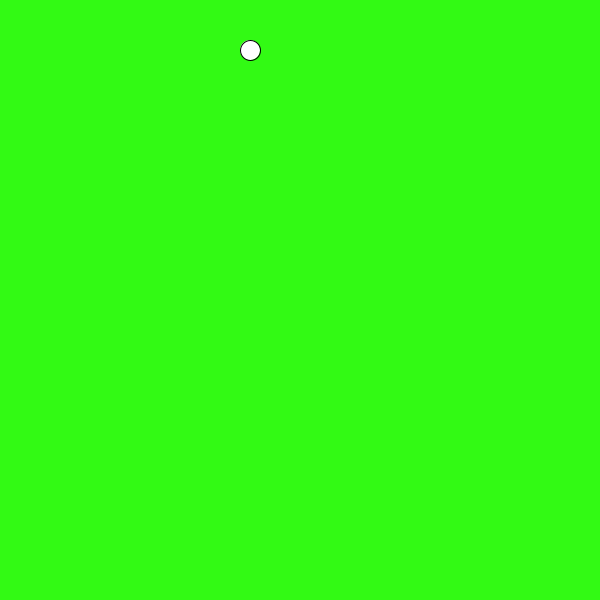
Frame 1 (no input)
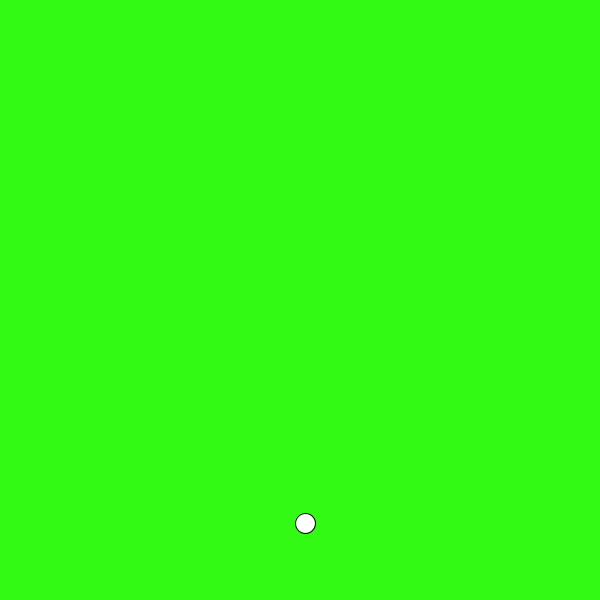
Frame 60 (the mouse pressed at the canvas centre just before this capture)
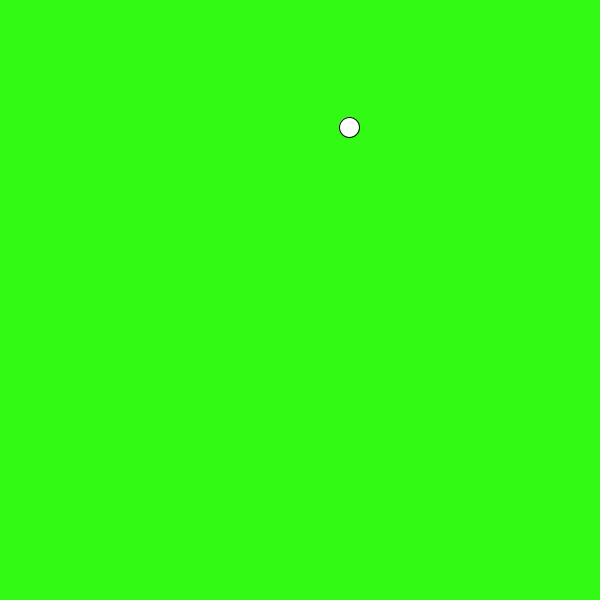
Frame 120 (the mouse held since frame 60 and released just before this capture)

The Processing sketch that drew these frames (run headless with seeded random() and noise(); from frame 60 on, the mouse is pressed at the canvas centre):

// Processing sketch: ball_bouncing___no_functions
// ── ball_bouncing___no_functions.pde
int y = 50;
int x = 250;
int xSpeed = 11;
int ySpeed = 11;

void setup(){
size(600,600);
}

void draw(){
   background(50,250,20);
  ellipse(x,y,20,20);
  y = y + ySpeed;
  x = x + xSpeed;
  
  if(x < 0 || x > width){
  xSpeed = xSpeed *- 1;
  }
  if(y < 0 || y > height){
  ySpeed = ySpeed *- 1;
  }
 
} 
